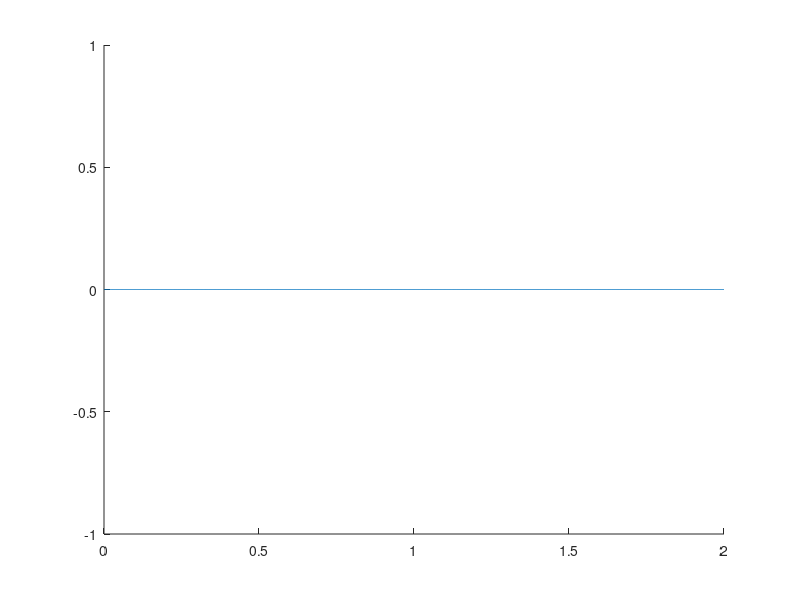

This figure's MATLAB source: (Note: this script raises an error after producing the figure.)
function part4_ode

t = 0:0.001:2;
initial_x = 0;
initial_dxdt = 0;
initial_dx2dt2 = 0;

[t,x] = ode45( @rhs, t, [initial_x, initial_dxdt, initial_dx2dt2]);
fig = figure;
hold on;
plot(t, x(:,1))
plot(t, heaviside(t))
xlabel('t');
ylabel('x');
print(fig, 'solution.png', '-dpng')

    function dx=rhs(t, x)
        dx = zeros(size(x));
        dx(1) = x(1) - x(1) * u1(t);
        dx(2) = (1 - log(x(3)))*x(2) - x(2)*u1(t);
        dx(3) = -x(1)*x(3) - x(3)*u1(1) + u2(t);
    end

    function ret = u1(t)
        if t < 1
            ret = 1;
        else
            ret = 0;
        end
    end

function ret = u2(t)
        if t < 1
            ret = 1;
        else
            ret = 0;
        end
    end

    function ret = linearizer(t, x)
        compensation = -cos(x(2))*x(1)^4;
        ret = u1(t) + compensation;
    end
end
